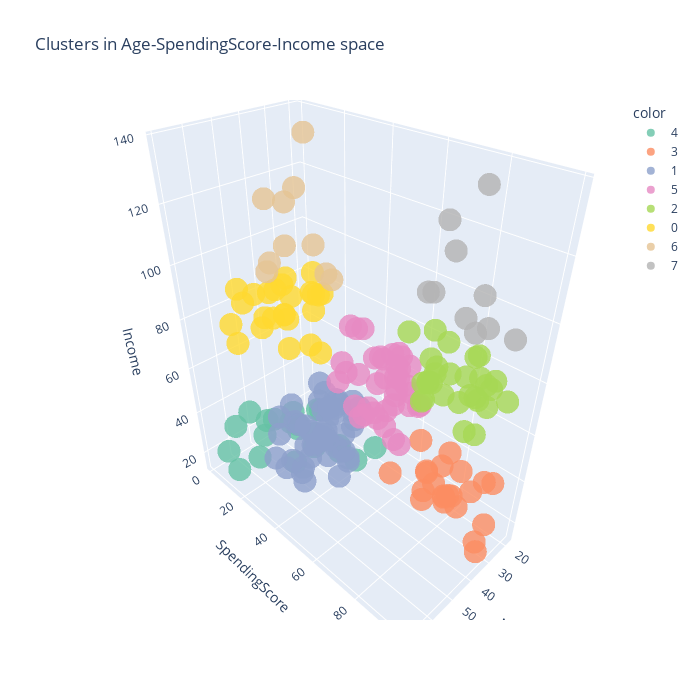

Here is the notebook cell this chart was saved with:
### Markdown cell above
2d space limits us and we need to go into 3d space in order to get a grasp of our clusters:

### Code cell
import plotly.express as px

fig = px.scatter_3d(
    customer_df,
    x='Age', 
    y='SpendingScore', 
    z='Income', 
    color=kmean_clusters.astype(str),
    opacity=0.8,
    height=700,
    width=700,
    title='Clusters in Age-SpendingScore-Income space',
    color_discrete_sequence=px.colors.qualitative.Set2
)
fig.show()

### Figure 1 — Plotly figure (JSON) as saved in the notebook; plotly's stock layout.template omitted (floating-point values rounded to 4 significant figures)
{"data": [{"hovertemplate": "color=4<br>Age=%{x}<br>SpendingScore=%{y}<br>Income=%{z}<extra></extra>", "legendgroup": "4", "marker": {"color": "rgb(102,194,165)", "opacity": 0.8, "symbol": "circle"}, "mode": "markers", "name": "4", "scene": "scene", "showlegend": true, "type": "scatter3d", "x": [19, 20, 31, 35, 64, 67, 58, 37, 35, 52, 35, 46, 54, 45, 40, 60, 53, 49, 42, 36, 48, 49], "y": [39, 6, 40, 6, 3, 14, 15, 13, 35, 29, 35, 5, 14, 32, 31, 4, 4, 14, 17, 26, 36, 28], "z": [15, 16, 17, 18, 19, 19, 20, 20, 21, 23, 24, 25, 28, 28, 29, 30, 33, 33, 34, 37, 39, 39]}, {"hovertemplate": "color=3<br>Age=%{x}<br>SpendingScore=%{y}<br>Income=%{z}<extra></extra>", "legendgroup": "3", "marker": {"color": "rgb(252,141,98)", "opacity": 0.8, "symbol": "circle"}, "mode": "markers", "name": "3", "scene": "scene", "showlegend": true, "type": "scatter3d", "x": [21, 23, 22, 23, 30, 35, 24, 22, 20, 35, 25, 31, 29, 35, 23, 21, 18, 21, 30, 20, 24, 24], "y": [81, 77, 76, 94, 72, 99, 77, 79, 66, 98, 73, 73, 82, 61, 87, 73, 92, 81, 73, 75, 92, 65], "z": [15, 16, 17, 18, 19, 19, 20, 20, 21, 23, 24, 25, 28, 28, 29, 30, 33, 33, 34, 37, 38, 39]}, {"hovertemplate": "color=1<br>Age=%{x}<br>SpendingScore=%{y}<br>Income=%{z}<extra></extra>", "legendgroup": "1", "marker": {"color": "rgb(141,160,203)", "opacity": 0.8, "symbol": "circle"}, "mode": "markers", "name": "1", "scene": "scene", "showlegend": true, "type": "scatter3d", "x": [65, 50, 49, 59, 50, 47, 51, 69, 53, 70, 67, 54, 63, 43, 68, 70, 47, 60, 60, 59, 45, 49, 57, 67, 46, 48, 55, 50, 68, 48, 47, 48, 49, 67, 49, 66, 54, 68, 66, 65, 63, 49, 51, 50], "y": [35, 55, 52, 60, 45, 41, 50, 46, 46, 56, 52, 59, 51, 50, 48, 55, 42, 49, 56, 47, 53, 42, 51, 41, 44, 46, 58, 46, 55, 49, 47, 42, 48, 59, 56, 50, 46, 43, 48, 52, 43, 59, 43, 57], "z": [38, 40, 42, 43, 43, 43, 44, 44, 46, 46, 47, 47, 48, 48, 48, 49, 49, 50, 50, 54, 54, 54, 54, 54, 54, 54, 57, 58, 59, 60, 60, 61, 62, 62, 62, 63, 63, 63, 63, 63, 65, 65, 67, 67]}, {"hovertemplate": "color=5<br>Age=%{x}<br>SpendingScore=%{y}<br>Income=%{z}<extra></extra>", "legendgroup": "5", "marker": {"color": "rgb(231,138,195)", "opacity": 0.8, "symbol": "circle"}, "mode": "markers", "name": "5", "scene": "scene", "showlegend": true, "type": "scatter3d", "x": [31, 27, 29, 31, 33, 31, 27, 19, 18, 19, 32, 26, 40, 23, 38, 21, 22, 34, 18, 40, 32, 24, 27, 20, 23, 26, 21, 19, 38, 19, 18, 19, 27, 38, 40, 23, 25, 28], "y": [61, 47, 42, 42, 60, 54, 51, 55, 59, 59, 47, 54, 48, 52, 55, 57, 55, 60, 41, 40, 42, 52, 50, 49, 41, 55, 42, 54, 42, 46, 48, 50, 56, 40, 58, 29, 34, 40], "z": [39, 40, 40, 40, 42, 43, 46, 46, 48, 48, 48, 54, 54, 54, 54, 54, 57, 58, 59, 60, 60, 60, 60, 61, 62, 62, 62, 63, 64, 64, 65, 65, 67, 67, 69, 70, 72, 76]}, {"hovertemplate": "color=2<br>Age=%{x}<br>SpendingScore=%{y}<br>Income=%{z}<extra></extra>", "legendgroup": "2", "marker": {"color": "rgb(166,216,84)", "opacity": 0.8, "symbol": "circle"}, "mode": "markers", "name": "2", "scene": "scene", "showlegend": true, "type": "scatter3d", "x": [39, 31, 40, 38, 39, 31, 29, 32, 35, 32, 32, 28, 32, 34, 39, 38, 27, 30, 30, 29, 31, 36, 33, 32, 28, 36, 30, 27, 35], "y": [91, 77, 95, 75, 75, 71, 88, 73, 72, 93, 87, 97, 74, 90, 88, 76, 89, 78, 73, 83, 93, 75, 95, 63, 75, 92, 86, 69, 90], "z": [69, 70, 71, 71, 71, 72, 73, 73, 74, 75, 76, 77, 77, 78, 78, 78, 78, 78, 78, 79, 81, 85, 86, 87, 87, 87, 88, 88, 93]}, {"hovertemplate": "color=0<br>Age=%{x}<br>SpendingScore=%{y}<br>Income=%{z}<extra></extra>", "legendgroup": "0", "marker": {"color": "rgb(255,217,47)", "opacity": 0.8, "symbol": "circle"}, "mode": "markers", "name": "0", "scene": "scene", "showlegend": true, "type": "scatter3d", "x": [43, 59, 47, 20, 44, 19, 57, 25, 48, 34, 43, 44, 47, 37, 34, 56, 19, 50, 42, 36, 40, 36, 52, 58, 59], "y": [35, 11, 9, 5, 7, 10, 5, 12, 36, 22, 17, 20, 16, 1, 1, 35, 5, 26, 20, 27, 13, 10, 13, 15, 14], "z": [71, 71, 71, 73, 73, 74, 75, 77, 77, 78, 78, 78, 78, 78, 78, 79, 81, 85, 86, 87, 87, 87, 88, 88, 93]}, {"hovertemplate": "color=6<br>Age=%{x}<br>SpendingScore=%{y}<br>Income=%{z}<extra></extra>", "legendgroup": "6", "marker": {"color": "rgb(229,196,148)", "opacity": 0.8, "symbol": "circle"}, "mode": "markers", "name": "6", "scene": "scene", "showlegend": true, "type": "scatter3d", "x": [37, 46, 41, 54, 41, 34, 33, 47, 45, 32], "y": [32, 15, 39, 24, 17, 23, 8, 16, 28, 18], "z": [97, 98, 99, 101, 103, 103, 113, 120, 126, 137]}, {"hovertemplate": "color=7<br>Age=%{x}<br>SpendingScore=%{y}<br>Income=%{z}<extra></extra>", "legendgroup": "7", "marker": {"color": "rgb(179,179,179)", "opacity": 0.8, "symbol": "circle"}, "mode": "markers", "name": "7", "scene": "scene", "showlegend": true, "type": "scatter3d", "x": [32, 29, 30, 28, 36, 32, 38, 35, 32, 30], "y": [86, 88, 97, 68, 85, 69, 91, 79, 74, 83], "z": [97, 98, 99, 101, 103, 103, 113, 120, 126, 137]}], "layout": {"height": 700, "legend": {"title": {"text": "color"}, "tracegroupgap": 0}, "scene": {"domain": {"x": [0, 1], "y": [0, 1]}, "xaxis": {"title": {"text": "Age"}}, "yaxis": {"title": {"text": "SpendingScore"}}, "zaxis": {"title": {"text": "Income"}}}, "title": {"text": "Clusters in Age-SpendingScore-Income space"}, "width": 700}}
